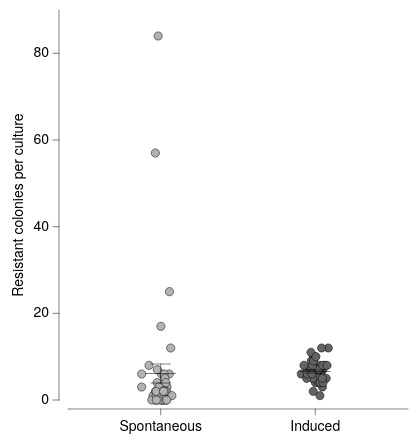

Express this chart as Vega-Lite.
### Vega-Lite specification from a JSON file in a GitHub repository (floating-point values rounded to 4 significant figures)
{"background": null, "config": {"arc": {"fill": "#DBDBDB", "fillOpacity": 1.0, "innerRadius": 42.5, "padAngle": 0.03, "stroke": "black", "strokeOpacity": 1, "strokeWidth": 0.25}, "area": {"fill": "#DBDBDB", "fillOpacity": 1.0, "stroke": "black", "strokeOpacity": 1, "strokeWidth": 0.25}, "axis": {"domain": true, "domainCap": "round", "domainColor": "black", "domainWidth": 0.25, "grid": false, "gridCap": "round", "gridColor": "#F1F1F1", "gridDash": [0, 0], "gridOpacity": 1.0, "gridWidth": 0.25, "labelColor": "black", "labelFont": "Helvetica Neue, HelveticaNeue, Helvetica, Arial, sans-serif", "labelFontSize": 7, "labelFontStyle": "normal", "labelFontWeight": 400, "offset": 4.5, "ticks": true, "tickCap": "round", "tickColor": "black", "tickRound": false, "tickSize": 3, "tickWidth": 0.25, "titleColor": "black", "titleFont": "Helvetica Neue, HelveticaNeue, Helvetica, Arial, sans-serif", "titleFontSize": 7, "titleFontStyle": "normal", "titleFontWeight": 400}, "axisX": {"domain": true, "labelAlign": "center", "labelAngle": 0, "labels": true, "ticks": true, "translate": 0}, "axisY": {"domain": true, "labelAlign": "right", "labelAngle": 0, "labels": true, "ticks": true, "translate": 0}, "axisRight": {"domain": true, "labelAlign": "left", "labelAngle": 0, "labels": true, "ticks": true, "translate": 0}, "axisTop": {"domain": true, "labelAlign": "center", "labelAngle": 0, "labels": true, "ticks": true, "translate": 0}, "axisBand": {"tickOffset": 0}, "bar": {"fill": "#DBDBDB", "fillOpacity": 1.0, "stroke": "black", "strokeOpacity": 1, "strokeWidth": 0.25}, "boxplot": {"size": 15.3, "ticks": {"cornerRadius": 0.25, "fill": "black", "opacity": 1, "size": 7.65, "thickness": 0.25}, "box": {"fillOpacity": 1.0, "stroke": "black", "strokeOpacity": 1, "strokeWidth": 0.25}, "median": {"cornerRadius": 0, "fill": "black", "fillOpacity": 1.0, "opacity": 1, "size": 15.3, "thickness": 0.25}, "rule": {"fill": "black", "fillOpacity": 1.0, "size": 17.0, "stroke": "black", "strokeDash": [0, 0], "strokeOpacity": 1, "strokeWidth": 0.25}, "outliers": {"color": "black", "fill": "black", "fillOpacity": 1.0, "size": 0, "stroke": "black", "strokeOpacity": 1, "strokeWidth": 0.25}}, "circle": {"fill": "black", "fillOpacity": 1.0, "size": 2.125, "stroke": null, "strokeOpacity": 1, "strokeWidth": 0.25}, "errorband": {"band": {"fillOpacity": 0.6, "stroke": null, "strokeWidth": 0.25, "strokeOpacity": 1}, "borders": {"opacity": 0, "strokeOpacity": 0.25, "strokeWidth": 1}}, "errorbar": {"opacity": 1, "rule": {"strokeDash": [0, 0], "strokeWidth": 0.25}, "ticks": {"color": "black", "cornerRadius": 0.125, "opacity": 1, "size": 10.2, "thickness": 0.25}, "thickness": 0.25}, "font": "Helvetica Neue, HelveticaNeue, Helvetica, Arial, sans-serif", "geoshape": {"fill": "#DBDBDB", "fillOpacity": 1.0, "stroke": "black", "strokeOpacity": 1, "strokeWidth": 0.25}, "header": {"labelColor": "black", "labelFont": "Helvetica Neue, HelveticaNeue, Helvetica, Arial, sans-serif", "labelFontSize": 7, "labelFontStyle": "normal", "labelFontWeight": 400, "titleColor": "black", "titleFont": "Helvetica Neue, HelveticaNeue, Helvetica, Arial, sans-serif", "titleFontSize": 7, "titleFontStyle": "normal", "titleFontWeight": 400, "titlePadding": 0}, "legend": {"disable": false, "offset": 4.5, "titlePadding": 4, "labelOffset": 2, "gradientLabelOffset": 2, "gradientLength": 85.0, "gradientThickness": 8.5, "gradientOpacity": 1.0, "gradientStrokeColor": "black", "gradientStrokeWidth": 0.25, "labelColor": "black", "labelFont": "Helvetica Neue, HelveticaNeue, Helvetica, Arial, sans-serif", "labelFontSize": 7, "labelFontStyle": "normal", "labelFontWeight": 400, "strokeColor": "black", "strokeWidth": 0, "symbolSize": 42, "symbolStrokeColor": "black", "symbolStrokeWidth": 0.25, "titleColor": "black", "titleFont": "Helvetica Neue, HelveticaNeue, Helvetica, Arial, sans-serif", "titleFontSize": 7, "titleFontStyle": "normal", "titleFontWeight": 400}, "line": {"color": "black", "stroke": "black", "strokeCap": "butt", "strokeDash": [0, 0], "strokeOpacity": 1, "strokeWidth": 0.5}, "point": {"filled": true, "fill": "#DBDBDB", "fillOpacity": 1.0, "size": 8.5, "stroke": "black", "strokeOpacity": 1, "strokeWidth": 0.25}, "range": {"category": ["#B2B2B2", "#636363", "#4A7CD3", "#008542", "#382864", "#509F98", "#284F93", "#005226", "#A398D6", "#173633"], "diverging": {"scheme": ["#443E60", "#5F597E", "#7C759B", "#9994B6", "#B7B4CC", "#D6D5DC", "#F6F6F6", "#D1DAD9", "#A4C2BF", "#7AA9A4", "#578E89", "#37736E", "#1B5954"]}, "heatmap": {"scheme": ["#32022B", "#43044D", "#4C196E", "#4D338C", "#484DA6", "#3A68BB", "#1D83CA", "#1D9CCB", "#23B5C9", "#28CDC5", "#4DE0B4", "#91EE9F"]}, "ordinal": {"scheme": ["#F1F1F1", "#DBDBDB", "#C6C6C6", "#B2B2B2", "#9D9D9D", "#898989", "#767676", "#636363", "#515151", "#404040", "#2F2F2F", "#1F1F1F"]}, "ramp": {"scheme": ["#32022B", "#43044D", "#4C196E", "#4D338C", "#484DA6", "#3A68BB", "#1D83CA", "#1D9CCB", "#23B5C9", "#28CDC5", "#4DE0B4", "#91EE9F"]}}, "rule": {"color": "black", "stroke": "black", "strokeCap": "round", "strokeDash": [2, 2], "strokeOpacity": 1, "strokeWidth": 0.25}, "scale": {"bandPaddingInner": 0.1, "bandPaddingOuter": 0.1, "round": false}, "rect": {"fill": "#DBDBDB", "fillOpacity": 1.0, "stroke": "black", "strokeOpacity": 1, "strokeWidth": 0.25}, "square": {"fill": "#DBDBDB", "fillOpacity": 1.0, "size": 17.0, "stroke": "black", "strokeOpacity": 1, "strokeWidth": 0.25}, "text": {"color": "black", "font": "Helvetica Neue, HelveticaNeue, Helvetica, Arial, sans-serif", "fontSize": 7, "fontStyle": "normal", "fontWeight": 400}, "tick": {"color": "black", "cornerRadius": 0.125, "opacity": 1.0, "size": 15.3, "thickness": 0.25}, "title": {"anchor": "middle", "frame": "group", "color": "black", "font": "Helvetica Neue, HelveticaNeue, Helvetica, Arial, sans-serif", "fontSize": 7, "fontStyle": "normal", "fontWeight": 400, "subtitleColor": "black", "subtitleFont": "Helvetica Neue, HelveticaNeue, Helvetica, Arial, sans-serif", "subtitleFontSize": "Helvetica Neue, HelveticaNeue, Helvetica, Arial, sans-serif", "subtitleFontStyle": "normal", "subtitleFontWeight": 400}, "trail": {"color": "black", "opacity": 1, "size": 0.5}, "view": {"continuousWidth": 170, "continuousHeight": 195, "discreteWidth": 170, "discreteHeight": 195, "fill": null, "stroke": null, "strokeWidth": 0.25}}, "layer": [{"data": {"name": "data-be5efc503f801454705bfbbd0fbc7282"}, "mark": {"type": "circle", "opacity": 1.0, "size": 17.0, "stroke": "black", "strokeOpacity": 1, "strokeWidth": 0.25}, "encoding": {"color": {"field": "model", "legend": null, "scale": {"domain": ["Spontaneous", "Induced"]}, "sort": ["Spontaneous", "Induced"], "title": null, "type": "nominal"}, "x": {"axis": {}, "field": "model", "scale": {"domain": ["Spontaneous", "Induced"]}, "sort": ["Spontaneous", "Induced"], "title": null, "type": "nominal"}, "xOffset": {"field": "jitter_x", "scale": {"domain": [-9.538, 9.538], "range": [21.37, 40.45]}, "type": "quantitative"}, "y": {"field": "count", "title": "Resistant colonies per culture", "type": "quantitative"}}}, {"data": {"name": "data-2ce96e8bd071bd492ea4f4fdeaaf5274"}, "mark": {"type": "errorbar"}, "encoding": {"x": {"axis": {}, "field": "model", "scale": {"domain": ["Spontaneous", "Induced"]}, "sort": ["Spontaneous", "Induced"], "title": null, "type": "nominal"}, "y": {"field": "__mean", "title": "Resistant colonies per culture", "type": "quantitative"}, "yError": {"field": "__error"}}}, {"data": {"name": "data-2ce96e8bd071bd492ea4f4fdeaaf5274"}, "mark": {"type": "tick"}, "encoding": {"x": {"axis": {}, "field": "model", "scale": {"domain": ["Spontaneous", "Induced"]}, "sort": ["Spontaneous", "Induced"], "title": null, "type": "nominal"}, "y": {"field": "__mean", "title": "Resistant colonies per culture", "type": "quantitative"}}}], "$schema": "https://vega.github.io/schema/vega-lite/v6.4.1.json", "datasets": {"data-be5efc503f801454705bfbbd0fbc7282": [{"model": "Spontaneous", "count": 84.0, "jitter_x": -1.295}, {"model": "Spontaneous", "count": 6.0, "jitter_x": 4.254}, {"model": "Spontaneous", "count": 0.0, "jitter_x": 2.313}, {"model": "Spontaneous", "count": 1.0, "jitter_x": -0.4772}, {"model": "Spontaneous", "count": 57.0, "jitter_x": -2.681}, {"model": "Spontaneous", "count": 1.0, "jitter_x": 2.511}, {"model": "Spontaneous", "count": 2.0, "jitter_x": -0.4175}, {"model": "Spontaneous", "count": 0.0, "jitter_x": -2.876}, {"model": "Spontaneous", "count": 0.0, "jitter_x": 2.893}, {"model": "Spontaneous", "count": 0.0, "jitter_x": 1.213}, {"model": "Spontaneous", "count": 2.0, "jitter_x": 2.382}, {"model": "Spontaneous", "count": 0.0, "jitter_x": -2.204}, {"model": "Spontaneous", "count": 3.0, "jitter_x": 3.134}, {"model": "Spontaneous", "count": 12.0, "jitter_x": 5.006}, {"model": "Spontaneous", "count": 17.0, "jitter_x": 0.09161}, {"model": "Spontaneous", "count": 6.0, "jitter_x": 0.3769}, {"model": "Spontaneous", "count": 1.0, "jitter_x": -1.9}, {"model": "Spontaneous", "count": 7.0, "jitter_x": -1.73}, {"model": "Spontaneous", "count": 2.0, "jitter_x": 0.3691}, {"model": "Spontaneous", "count": 0.0, "jitter_x": 1.052}, {"model": "Spontaneous", "count": 1.0, "jitter_x": -3.825}, {"model": "Spontaneous", "count": 0.0, "jitter_x": -4.455}, {"model": "Spontaneous", "count": 2.0, "jitter_x": -2.595}, {"model": "Spontaneous", "count": 6.0, "jitter_x": 1.659}, {"model": "Spontaneous", "count": 1.0, "jitter_x": -2.225}, {"model": "Spontaneous", "count": 6.0, "jitter_x": -9.512}, {"model": "Spontaneous", "count": 0.0, "jitter_x": 0.609}, {"model": "Spontaneous", "count": 4.0, "jitter_x": -1.815}, {"model": "Spontaneous", "count": 0.0, "jitter_x": 0.1395}, {"model": "Spontaneous", "count": 8.0, "jitter_x": -5.86}, {"model": "Spontaneous", "count": 2.0, "jitter_x": 2.818}, {"model": "Spontaneous", "count": 1.0, "jitter_x": 0.7591}, {"model": "Spontaneous", "count": 1.0, "jitter_x": 5.578}, {"model": "Spontaneous", "count": 1.0, "jitter_x": -1.086}, {"model": "Spontaneous", "count": 0.0, "jitter_x": -1.262}, {"model": "Spontaneous", "count": 3.0, "jitter_x": -0.8362}, {"model": "Spontaneous", "count": 0.0, "jitter_x": 3.038}, {"model": "Spontaneous", "count": 5.0, "jitter_x": 2.066}, {"model": "Spontaneous", "count": 0.0, "jitter_x": -2.179}, {"model": "Spontaneous", "count": 2.0, "jitter_x": 1.015}, {"model": "Spontaneous", "count": 4.0, "jitter_x": 2.549}, {"model": "Spontaneous", "count": 2.0, "jitter_x": -2.254}, {"model": "Spontaneous", "count": 3.0, "jitter_x": -9.538}, {"model": "Spontaneous", "count": 2.0, "jitter_x": 2.174}, {"model": "Spontaneous", "count": 2.0, "jitter_x": 1.42}, {"model": "Spontaneous", "count": 25.0, "jitter_x": 4.373}, {"model": "Induced", "count": 7.0, "jitter_x": -4.055}, {"model": "Induced", "count": 6.0, "jitter_x": -1.535}, {"model": "Induced", "count": 10.0, "jitter_x": -0.6355}, {"model": "Induced", "count": 1.0, "jitter_x": 2.319}, {"model": "Induced", "count": 4.0, "jitter_x": 2.952}, {"model": "Induced", "count": 3.0, "jitter_x": 3.559}, {"model": "Induced", "count": 8.0, "jitter_x": 4.811}, {"model": "Induced", "count": 6.0, "jitter_x": -7.011}, {"model": "Induced", "count": 8.0, "jitter_x": 2.099}, {"model": "Induced", "count": 8.0, "jitter_x": -1.069}, {"model": "Induced", "count": 5.0, "jitter_x": -1.171}, {"model": "Induced", "count": 7.0, "jitter_x": 3.866}, {"model": "Induced", "count": 6.0, "jitter_x": 2.812}, {"model": "Induced", "count": 4.0, "jitter_x": 0.1008}, {"model": "Induced", "count": 5.0, "jitter_x": 0.1791}, {"model": "Induced", "count": 2.0, "jitter_x": -1.035}, {"model": "Induced", "count": 8.0, "jitter_x": -5.648}, {"model": "Induced", "count": 7.0, "jitter_x": 2.342}, {"model": "Induced", "count": 7.0, "jitter_x": 2.058}, {"model": "Induced", "count": 10.0, "jitter_x": -0.8622}, {"model": "Induced", "count": 6.0, "jitter_x": -0.107}, {"model": "Induced", "count": 9.0, "jitter_x": -2.015}, {"model": "Induced", "count": 7.0, "jitter_x": 0.5167}, {"model": "Induced", "count": 6.0, "jitter_x": 0.6283}, {"model": "Induced", "count": 5.0, "jitter_x": 5.456}, {"model": "Induced", "count": 4.0, "jitter_x": 1.604}, {"model": "Induced", "count": 7.0, "jitter_x": -2.198}, {"model": "Induced", "count": 5.0, "jitter_x": 1.081}, {"model": "Induced", "count": 7.0, "jitter_x": 1.435}, {"model": "Induced", "count": 4.0, "jitter_x": 2.44}, {"model": "Induced", "count": 8.0, "jitter_x": 3.744}, {"model": "Induced", "count": 4.0, "jitter_x": 3.864}, {"model": "Induced", "count": 11.0, "jitter_x": -2.128}, {"model": "Induced", "count": 6.0, "jitter_x": -3.503}, {"model": "Induced", "count": 12.0, "jitter_x": 6.514}, {"model": "Induced", "count": 6.0, "jitter_x": -3.583}, {"model": "Induced", "count": 8.0, "jitter_x": -1.411}, {"model": "Induced", "count": 5.0, "jitter_x": -1.325}, {"model": "Induced", "count": 5.0, "jitter_x": -4.318}, {"model": "Induced", "count": 12.0, "jitter_x": 3.166}, {"model": "Induced", "count": 9.0, "jitter_x": -0.8601}, {"model": "Induced", "count": 6.0, "jitter_x": -4.031}, {"model": "Induced", "count": 6.0, "jitter_x": -1.599}, {"model": "Induced", "count": 10.0, "jitter_x": 0.325}, {"model": "Induced", "count": 5.0, "jitter_x": 3.481}, {"model": "Induced", "count": 8.0, "jitter_x": 5.858}], "data-2ce96e8bd071bd492ea4f4fdeaaf5274": [{"model": "Spontaneous", "__mean": 6.13, "__error": 2.2, "__dysonsphere__": 1}, {"model": "Induced", "__mean": 6.587, "__error": 0.3538, "__dysonsphere__": 1}]}}
